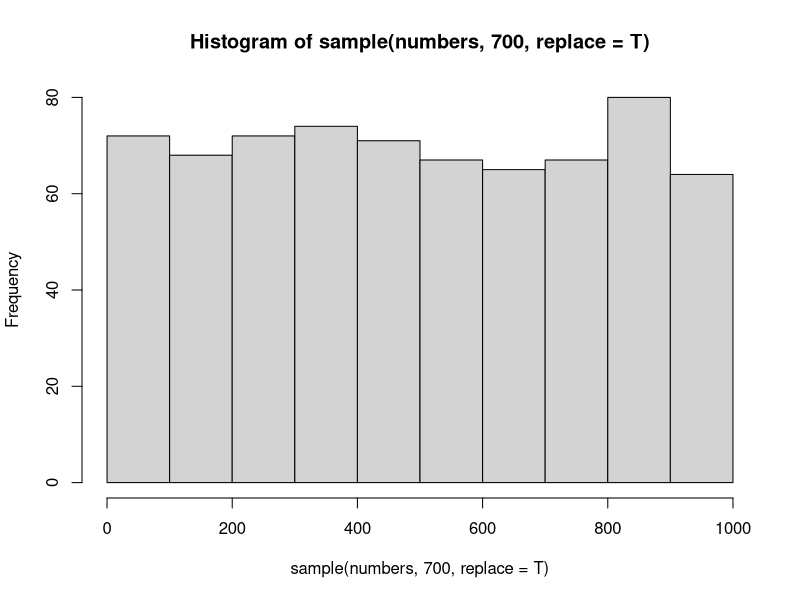

R code for this plot:
## ---- chunk 1
numbers <- 1:1000

# This will print the first 10 elements of the vector numbers
numbers[1:30]

# This will plot a histogram of 100 random elements of the vector numbers
hist(sample(numbers, 700, replace = T))
